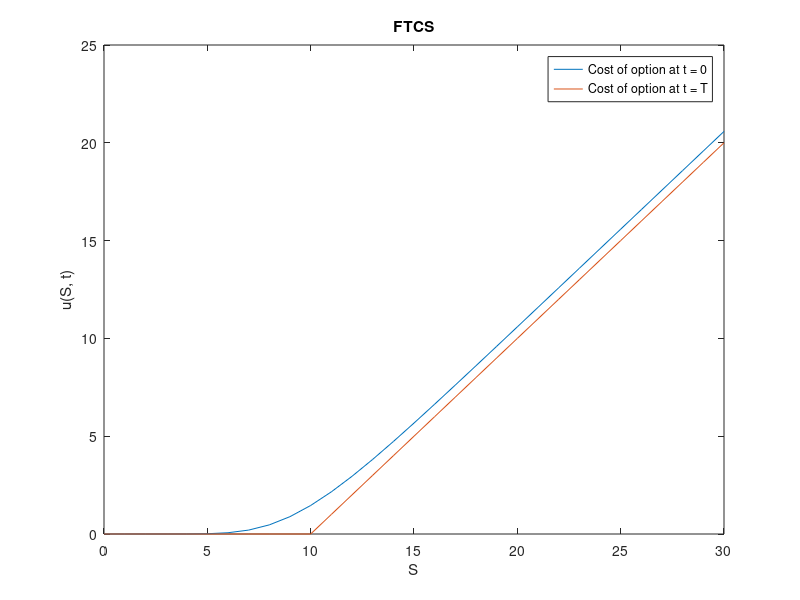
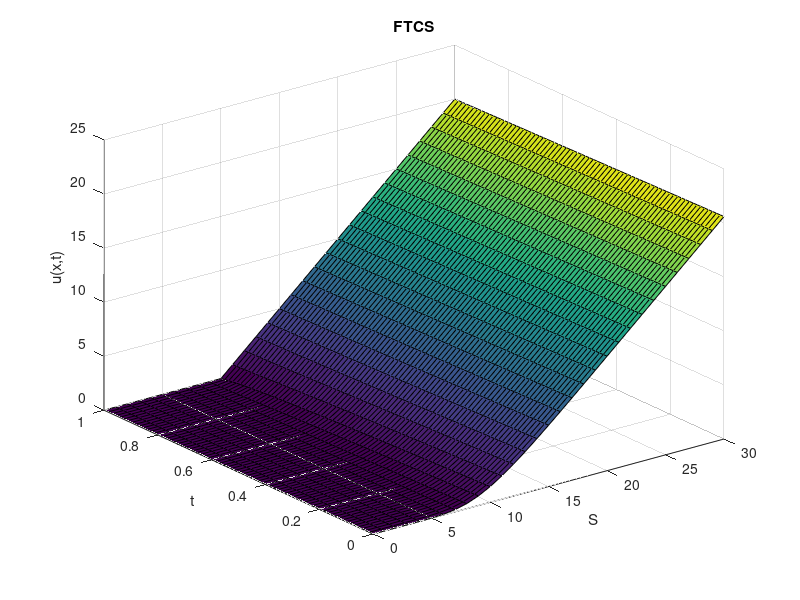

Write MATLAB code to recreate these figures, in order. (Note: this script raises an error after producing the figures.)
function main
	close all; clear; im_num = 1;
	% Terminal Condition flag
	isTerminal = true;

	T = 1;
	K = 10;
	r = 0.06;
	sig = 0.3;
	delta = 0;

	% Boundary
	S_min = 0;
	S_max = 30;

	h = 1;
	k = h^2/70;
	m = (S_max - S_min)/h;
	n = ceil(T/k);

	S = S_min:h:S_max;
	Time = 0:k:T;

	% Tau = T - t
	U = FTCS(T, K, r, sig, delta, S, Time, h, k, isTerminal);
	% size(Time), size(S), size(U)
	figure; plot(S, U(1, :)); hold on; plot(S, U(end, :)); hold off;
	legend('Cost of option at t = 0', 'Cost of option at t = T'); xlabel('S'); ylabel('u(S, t)'); title('FTCS');
	saveas(gcf, sprintf('plots/q1_%d.png', im_num)); im_num = im_num + 1;
	figure; surf(S, Time, U); xlabel('S'); ylabel('t'); zlabel('u(x,t)'); title('FTCS');
	saveas(gcf, sprintf('plots/q1_%d.png', im_num)); im_num = im_num + 1;
	
	Methods = {'Matlab Back-Slash', 'Gauss-Seidel', 'Jacobi', 'SOR'};
	for meth = 1:4
		U = BTCS(T, K, r, sig, delta, S, Time, h, k, isTerminal, Methods{meth});
		figure; plot(S, U(1, :)); hold on; plot(S, U(end, :)); hold off;
		legend('Cost of option at t = 0', 'Cost of option at t = T'); xlabel('S'); ylabel('u(S, t)'); title(sprintf('BTCS using %s method', Methods{meth}));
		saveas(gcf, sprintf('plots/q1_%d.png', im_num)); im_num = im_num + 1;
		figure; surf(S, Time, U); xlabel('S'); ylabel('t'); zlabel('u(S,t)'); title(sprintf('BTCS using %s method', Methods{meth}));
		saveas(gcf, sprintf('plots/q1_%d.png', im_num)); im_num = im_num + 1;
	end

	for meth = 1:4
		U = Crank(T, K, r, sig, delta, S, Time, h, k, isTerminal, Methods{meth});
		figure; plot(S, U(1, :)); hold on; plot(S, U(end, :)); hold off;
		legend('Cost of option at t = 0', 'Cost of option at t = T'); xlabel('S'); ylabel('u(S, t)'); title(sprintf('Crank-Nicolson using %s method', Methods{meth}));
		saveas(gcf, sprintf('plots/q1_%d.png', im_num)); im_num = im_num + 1;
		figure; surf(S, Time, U); xlabel('S'); ylabel('t'); zlabel('u(S,t)'); title(sprintf('Crank-Nicolson using %s method', Methods{meth}));
		saveas(gcf, sprintf('plots/q1_%d.png', im_num)); im_num = im_num + 1;
	end
end

function [y] = f(S, K)
	temp1 = zeros(size(S));
	temp2 = S - K;
	y = max([temp1; temp2]);
end

function [y] = g1(r, s, Tau, K)
	y = 0;
end

function [y] = g2(r, s, Tau, K)
	y = s - K*exp(-r.*Tau);
end

function [y] = fa(sig, s)
	y = sig.^2 .* s.^2 / 2;
end

function [y] = fb(r, delta, s);
	y = (r - delta) .* s;
end

function [y] = fc(r)
	y = -r;
end

function [U] = FTCS(T, K, r, sig, delta, S, Tau, h, k, isTerminal)
	fprintf('\nRunning FTCS\n');
	m = length(S);
	n = length(Tau);
	U = zeros(n, m);

	if isTerminal
		k = -k;
	end

	U(1:end, 1) = g1(r, S(1), Tau, K);
	U(1:end, end) = g2(r, S(end), Tau, K);
	U(1, 1:end) = f(S, K);

	for i = 2:n
		for j = 2:m-1
			aa = fa(sig, S(j));
			bb = fb(r, delta, S(j));
			cc = fc(r);
			U(i, j) = (-aa*k/h^2 + 0.5*bb*k/h)*U(i-1,j-1) + (1 + 2*aa*k/h^2 - cc*k)*U(i-1,j) + (-aa*k/h^2 - 0.5*bb*k/h)*U(i-1,j+1);
		end
	end

	if isTerminal
		U = flipud(U);
	end
end

function [U] = BTCS(T, K, r, sig, delta, S, Tau, h, k, isTerminal, method)
	fprintf('\nRunning BTCS\n');
	fprintf('Using %s method\n', method);
	m = length(S);
	n = length(Tau);
	U = zeros(n, m);

	if isTerminal
		k = -k;
	end

	U(1:end, 1) = g1(r, S(1), Tau, K);
	U(1:end, end) = g2(r, S(end), Tau, K);
	U(1, 1:end) = f(S, K);

	for i = 2:n
		A = zeros(m, m);
		b = zeros(m, 1);

		aa = fa(sig, S);
		bb = fb(r, delta, S);
		cc = fc(r);

		A(1:m+1:end) = 1 - 2*aa*k/h^2 + cc*k;
		A(2:m+1:end) = aa(2:m)*k/h^2 - bb(2:m)*k/(2*h);
		A(m+1:m+1:end) = aa(1:m-1)*k/h^2 + bb(1:m-1)*k/(2*h);

		A(1,1) = 1;
		A(1,2) = 0;
		A(m,m) = 1;
		A(m,m-1) = 0;

		b(2:m-1) = U(i-1,2:m-1);
		b(1) = U(i,1);
		b(end) = U(i,end);

		if method(1) == 'B'
			U(i,:) = (A\b)';
		elseif method(1) == 'G'
			U(i,:) = gauss_seidel(A,b,1000,1e-5);
		elseif method(1) == 'J'
			U(i,:) = jacobi(A,b,1000,1e-5);
		else
			U(i,:) = sor(A,b,1000,1e-5);
		end			
			
	end

	if isTerminal
		U = flipud(U);
	end
end

function [U] = Crank(T, K, r, sig, delta, S, Tau, h, k, isTerminal, method)
	fprintf('\nRunning Crank Nicolson\n');
	fprintf('Using %s method\n', method);
	m = length(S);
	n = length(Tau);
	U = zeros(n, m);

	if isTerminal
		k = -k;
	end

	U(1:end, 1) = g1(r, S(1), Tau, K);
	U(1:end, end) = g2(r, S(end), Tau, K);
	U(1, 1:end) = f(S, K);

	for i = 2:n
		A = zeros(m, m);
		b = zeros(m, 1);

		aa = fa(sig, S);
		bb = fb(r, delta, S);
		cc = fc(r);

		A(1:m+1:end) = 2 - 2*aa*k/h^2 + cc*k;
		A(2:m+1:end) = aa(2:m)*k/h^2 - bb(2:m)*k/(2*h);
		A(m+1:m+1:end) = aa(1:m-1)*k/h^2 + bb(1:m-1)*k/(2*h);

		A(1,1) = 1;
		A(1,2) = 0;
		A(m,m) = 1;
		A(m,m-1) = 0;

		b(2:m-1) = (-aa(2:m-1)*k/h^2 + bb(2:m-1)*k/(2*h)) .* U(i-1,1:m-2) ...
					+ (2 + 2*aa(2:m-1)*k/h^2 - cc*k) .* U(i-1,2:m-1) ...
					+ (-aa(2:m-1)*k/h^2 - bb(2:m-1)*k/(2*h)) .* U(i-1,3:m);
		b(1) = U(i,1);
		b(end) = U(i,end);

		if method(1) == 'B'
			U(i,:) = (A\b)';
		elseif method(1) == 'G'
			U(i,:) = gauss_seidel(A,b,1000,1e-5);
		elseif method(1) == 'J'
			U(i,:) = jacobi(A,b,1000,1e-5);
		else
			U(i,:) = sor(A,b,1000,1e-5);
		end	
	end

	if isTerminal
		U = flipud(U);
	end
end